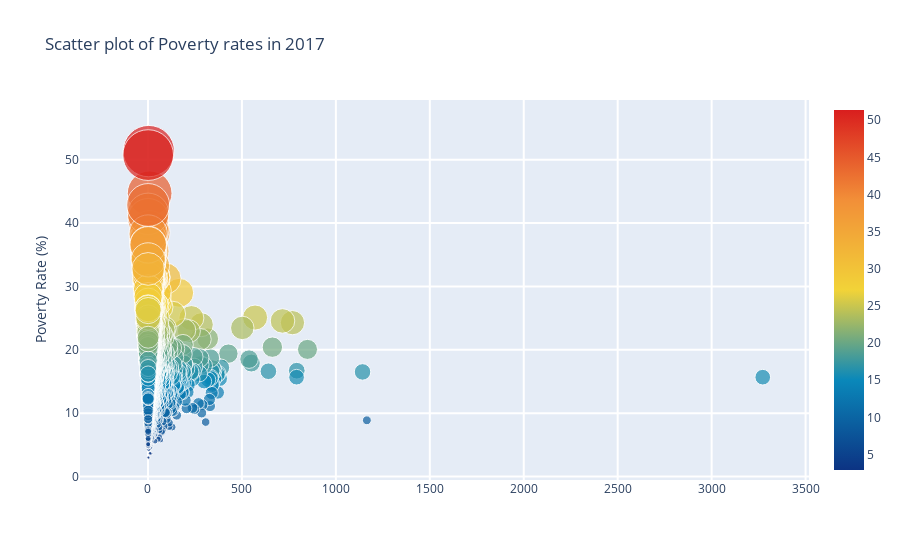

Notebook source saved alongside this figure:
### Markdown cell above
### There is a significance between poverty and gun violence 
We conclude from p-value which is less than 0.05 we reject the null hypothesis that there is no difference between the means and conclude that a significance correlation between unemployment rate and gun incidents which demonstrates that higher poverty rate will increase gun crimes.

### Code cell
l=[]
trace0= go.Scatter(
        y = county_data['Poverty Rate'],
        x = county_data["Number of Incidents"],
        mode= 'markers',
        name='Poverty (%)',
        marker= dict(size= county_data['Poverty Rate'].values,
                    line= dict(width=1),
                    color= county_data['Poverty Rate'].values,
                    opacity= 0.7,
                    colorscale='Portland',
                    showscale=True),
        text= county_data['State'].values) # The hover text goes here... 
l.append(trace0);

layout= go.Layout(
    title= 'Scatter plot of Poverty rates in 2017',
    hovermode= 'closest',
    xaxis= dict(
        ticklen= 5,
        zeroline= False,
        gridwidth= 2,
    ),
    yaxis=dict(
        title= 'Poverty Rate (%)',
        ticklen= 5,
        gridwidth= 2,
    ),
    showlegend= False,
    )
fig= go.Figure(data=l, layout=layout)
py.iplot(fig)

### Figure 1 — Plotly figure (JSON) as saved in the notebook; plotly's stock layout.template omitted (floating-point values rounded to 4 significant figures; data arrays with more than 128 entries replaced by an {"elided": "..."} marker saying what was removed)
{"data": [{"marker": {"color": {"elided": "2145 float values"}, "colorscale": [[0, "rgb(12,51,131)"], [0.25, "rgb(10,136,186)"], [0.5, "rgb(242,211,56)"], [0.75, "rgb(242,143,56)"], [1, "rgb(217,30,30)"]], "line": {"width": 1}, "opacity": 0.7, "showscale": true, "size": {"elided": "2145 float values"}}, "mode": "markers", "name": "Poverty (%)", "text": {"elided": "2145 str values"}, "type": "scatter", "x": {"elided": "2145 int values"}, "y": {"elided": "2145 float values"}}], "layout": {"hovermode": "closest", "showlegend": false, "title": {"text": "Scatter plot of Poverty rates in 2017"}, "xaxis": {"gridwidth": 2, "ticklen": 5, "zeroline": false}, "yaxis": {"gridwidth": 2, "ticklen": 5, "title": {"text": "Poverty Rate (%)"}}}}
